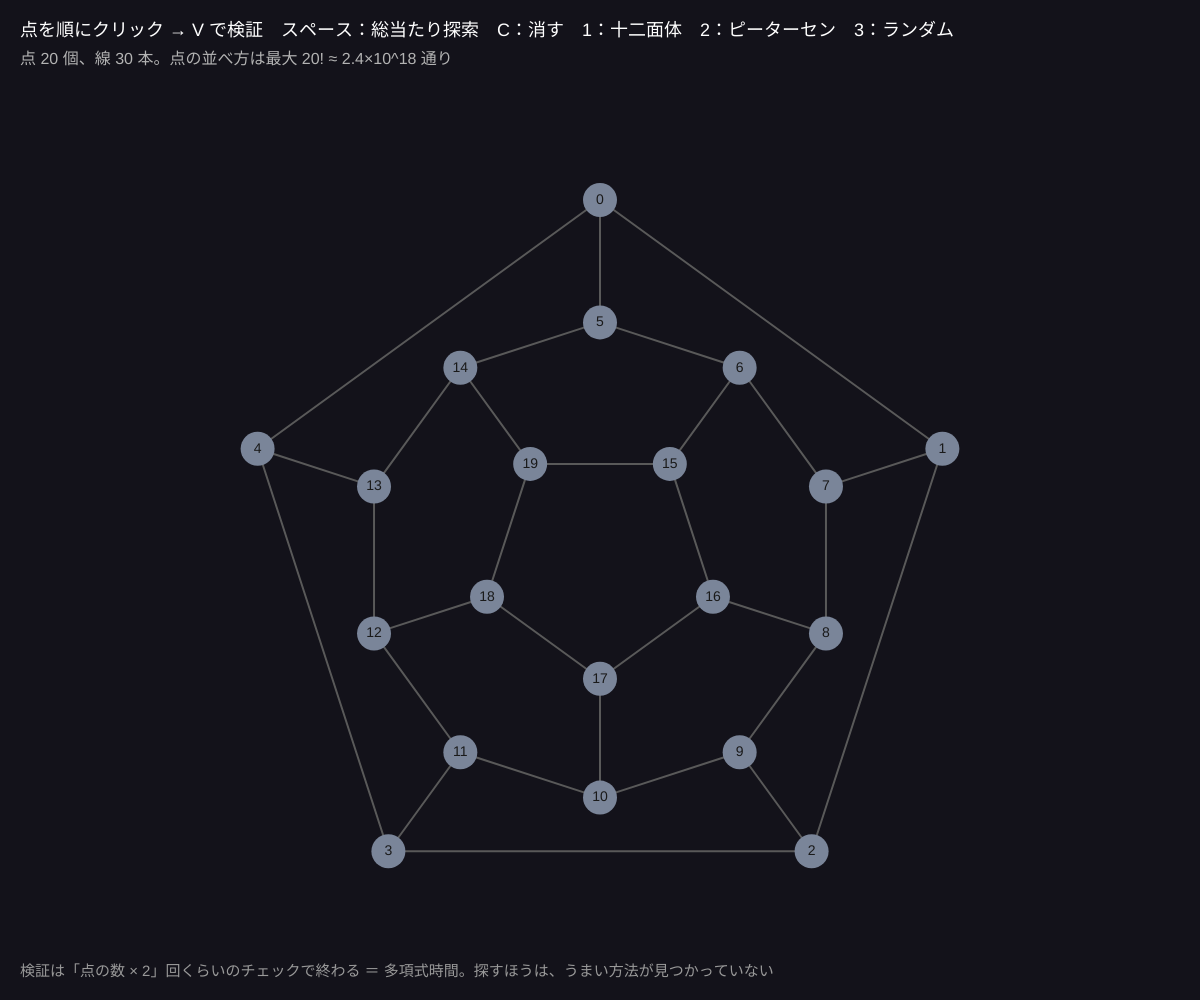
Frame 1 (no input)
Frame 60 (no input): identical to frame 1, image omitted
Frame 120 (the mouse pressed at the canvas centre since frame 60): identical to frame 1, image omitted

The p5.js sketch that drew this single still picture (run headless with seeded random() and noise() and a simulated clock; from frame 60 on, the mouse is pressed at the canvas centre):

// p5.js sketch
// ── sketch.js
// ============================================
// 01 答えを「確かめる」のはかんたん
// ハミルトン閉路：すべての点をちょうど 1 回ずつ通って戻る道。見つけるのは大変、でも答え（証拠）を見せられたら確かめるのは一瞬
// 「証拠をもらえば多項式時間で確かめられる」問題の集まりが NP
// 点を順にクリックして証拠をつくる → V で検証 / スペースで総当たり探索（バックトラック）開始・停止 / C：証拠を消す
// 1：十二面体（ハミルトンのゲーム）  2：ピーターセン・グラフ（閉路なし）  3：ランダム
// ============================================

let nodes = [], edges = [], nbrs = [];
let cert = [];          // 証拠（点の並び）
let checks = [], checkPos = -1, verdict = '';
let search = null, searching = false;
let SEARCH_SPEED = 3;   // ★ 1 フレームに進める探索ステップ数

function setup() {
  createCanvas(windowWidth, windowHeight);
  colorMode(HSB, 360, 100, 100, 100);
  preset(1);
}

function preset(k) {
  nodes = []; edges = [];
  let cx = width / 2, cy = height * 0.56, R = min(width, height) * 0.36;
  let P = (r, i, m, off = 0) => ({ x: cx + cos(TWO_PI * i / m - HALF_PI + off) * r, y: cy + sin(TWO_PI * i / m - HALF_PI + off) * r });
  if (k === 1) {
    for (let i = 0; i < 5; i++) nodes.push(P(R, i, 5));
    for (let j = 0; j < 10; j++) nodes.push(P(R * 0.66, j, 10));
    for (let i = 0; i < 5; i++) nodes.push(P(R * 0.33, i, 5, PI / 5));
    for (let i = 0; i < 5; i++) {
      edges.push([i, (i + 1) % 5], [i, 5 + 2 * i], [5 + 2 * i + 1, 15 + i], [15 + i, 15 + (i + 1) % 5]);
    }
    for (let j = 0; j < 10; j++) edges.push([5 + j, 5 + (j + 1) % 10]);
  } else if (k === 2) {
    for (let i = 0; i < 5; i++) nodes.push(P(R, i, 5));
    for (let i = 0; i < 5; i++) nodes.push(P(R * 0.48, i, 5));
    for (let i = 0; i < 5; i++) edges.push([i, (i + 1) % 5], [i, i + 5], [5 + i, 5 + (i + 2) % 5]);
  } else {
    let m = 10;
    for (let i = 0; i < m; i++) nodes.push(P(R * random(0.55, 1), i, m));
    for (let i = 0; i < m; i++) for (let j = i + 1; j < m; j++) if (random() < 0.3) edges.push([i, j]);
  }
  nbrs = nodes.map(() => []);
  for (let [a, b] of edges) { nbrs[a].push(b); nbrs[b].push(a); }
  cert = []; checks = []; checkPos = -1; verdict = '';
  search = null; searching = false;
}

function adj(a, b) { return nbrs[a].includes(b); }

// ---- 検証：証拠が本当にハミルトン閉路かを順番に確かめる（n 回くらいのチェックで終わる）----
function buildChecks() {
  checks = [];
  let n = nodes.length;
  checks.push({ txt: '点の数が ' + n + ' 個か（今 ' + cert.length + ' 個）', ok: cert.length === n, hl: [] });
  let seen = new Set();
  for (let i = 0; i < cert.length; i++) {
    let a = cert[i], b = cert[(i + 1) % cert.length];
    checks.push({ txt: '点 ' + a + ' は初めて？', ok: !seen.has(a), hl: [a] });
    seen.add(a);
    checks.push({ txt: a + ' → ' + b + ' に線がある？', ok: adj(a, b), hl: [a, b], edge: [a, b] });
  }
  checkPos = 0; verdict = '';
}

// ---- 探索：バックトラックで閉路を探す（最悪 n! 通り）----
function newSearch() { search = { path: [0], idx: [0], steps: 0, done: false, found: false }; }
function searchTick() {
  let s = search;
  if (!s || s.done) return;
  s.steps++;
  let last = s.path.length - 1, v = s.path[last];
  if (s.path.length === nodes.length && adj(v, s.path[0])) { s.done = true; s.found = true; cert = s.path.slice(); return; }
  let i = s.idx[last];
  while (i < nbrs[v].length && s.path.includes(nbrs[v][i])) i++;
  if (i < nbrs[v].length) { s.idx[last] = i + 1; s.path.push(nbrs[v][i]); s.idx.push(0); }
  else { s.path.pop(); s.idx.pop(); if (s.path.length === 0) s.done = true; }
}

function draw() {
  background(250, 30, 10);
  if (searching && search) for (let k = 0; k < SEARCH_SPEED; k++) searchTick();
  if (checkPos >= 0 && checkPos < checks.length && frameCount % 8 === 0) {
    if (!checks[checkPos].ok) { verdict = 'NG：証拠になっていない'; checkPos = checks.length; }
    else if (++checkPos === checks.length) verdict = 'OK：ハミルトン閉路です！';
  }

  let path = searching || (search && !search.found && search.done) ? (search ? search.path : []) : cert;
  let cur = checkPos >= 0 && checkPos < checks.length ? checks[checkPos] : null;

  // 線
  for (let [a, b] of edges) { stroke(0, 0, 35); strokeWeight(2); line(nodes[a].x, nodes[a].y, nodes[b].x, nodes[b].y); }
  for (let i = 0; i + 1 < path.length; i++) {
    let a = nodes[path[i]], b = nodes[path[i + 1]];
    stroke(searching ? 30 : 160, 80, 100); strokeWeight(6); line(a.x, a.y, b.x, b.y);
  }
  if (!searching && cert.length === nodes.length && cert.length > 1 && adj(cert[cert.length - 1], cert[0])) {
    let a = nodes[cert[cert.length - 1]], b = nodes[cert[0]];
    stroke(160, 80, 100); strokeWeight(6); line(a.x, a.y, b.x, b.y);
  }
  if (cur && cur.edge) { let a = nodes[cur.edge[0]], b = nodes[cur.edge[1]]; stroke(cur.ok ? 120 : 0, 90, 100); strokeWeight(10); line(a.x, a.y, b.x, b.y); }

  // 点
  for (let i = 0; i < nodes.length; i++) {
    let order = path.indexOf(i);
    noStroke();
    fill(order >= 0 ? (searching ? 30 : 160) : 220, order >= 0 ? 70 : 20, order >= 0 ? 100 : 60);
    if (cur && cur.hl.includes(i)) fill(cur.ok ? 120 : 0, 90, 100);
    circle(nodes[i].x, nodes[i].y, 34);
    fill(0, 0, 10); textAlign(CENTER, CENTER); textSize(14);
    text(order >= 0 ? order + 1 : i, nodes[i].x, nodes[i].y);
  }

  // 文字
  textAlign(LEFT, BASELINE); fill(0, 0, 100); textSize(18); noStroke();
  text('点を順にクリック → V で検証　スペース：総当たり探索　C：消す　1：十二面体　2：ピーターセン　3：ランダム', 20, 36);
  textSize(16); fill(0, 0, 70);
  text('点 ' + nodes.length + ' 個、線 ' + edges.length + ' 本。点の並べ方は最大 ' + nodes.length + '! ≈ ' + fmt(fact(nodes.length)) + ' 通り', 20, 64);

  let y = 104;
  if (cur || verdict) {
    textSize(20);
    fill(verdict ? (verdict[0] === 'O' ? 120 : 0) : 50, 70, 100);
    text(verdict ? verdict + '（チェック ' + min(checkPos + (verdict[0] === 'O' ? 0 : 1), checks.length) + ' 回）' : '検証中：' + cur.txt, 20, y);
  }
  if (search) {
    textSize(20); fill(30, 70, 100);
    let st = search.done ? (search.found ? '見つかった！' : '閉路は存在しない（全部調べた）') : '探索中…';
    text('総当たり：' + st + '　調べた手数 ' + search.steps.toLocaleString(), 20, y + 32);
  }
  fill(0, 0, 60); textSize(15);
  text('検証は「点の数 × 2」回くらいのチェックで終わる ＝ 多項式時間。探すほうは、うまい方法が見つかっていない', 20, height - 24);
}

function fact(k) { let r = 1; for (let i = 2; i <= k; i++) r *= i; return r; }
function fmt(v) { if (v < 1e6) return v.toLocaleString(); let e = floor(Math.log10(v)); return nf(v / Math.pow(10, e), 1, 1) + '×10^' + e; }

function mousePressed() {
  for (let i = 0; i < nodes.length; i++) {
    if (dist(mouseX, mouseY, nodes[i].x, nodes[i].y) < 20) {
      searching = false; search = null; checks = []; checkPos = -1; verdict = '';
      if (cert[cert.length - 1] === i) cert.pop(); // 同じ点をもう一度押すと 1 つ戻る
      else cert.push(i);
      return;
    }
  }
}
function keyPressed() {
  if (key === 'v' || key === 'V') buildChecks();
  if (key === 'c' || key === 'C') { cert = []; checks = []; checkPos = -1; verdict = ''; search = null; searching = false; }
  if (key === ' ') { if (!search || search.done) { newSearch(); cert = []; checks = []; checkPos = -1; verdict = ''; } searching = !searching; }
  if (key >= '1' && key <= '3') preset(int(key));
}
function windowResized() { resizeCanvas(windowWidth, windowHeight); preset(1); }

// ---------- やってみよう ----------
// 1. 十二面体で自分の手でハミルトン閉路を見つけよう（ハミルトンが 1857 年に売り出したパズル）
// 2. わざと 1 点重複した証拠をつくって V。どこで NG になる？
// 3. ピーターセン・グラフで総当たり。全部調べて「ない」と言い切るのに何手かかる？
